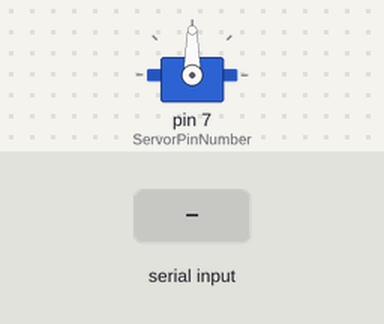
A sketch run on a simulated Arduino Uno, built with avr-gcc and run on an emulated ATmega328P. On the bench: servo. Inputs (shaded band) come from the test bench. What the sketch prints to the serial monitor is not drawn.

Above: at 3.2 s.
3.3 s: "T,45\n" received over Serial
At 3.8 s:
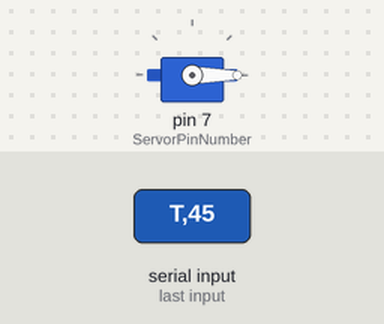
6.8 s: "T90\n" received over Serial
At 7.6 s:
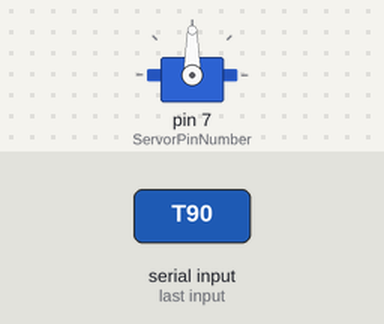
8.3 s: "T" received over Serial
At 8.8 s:
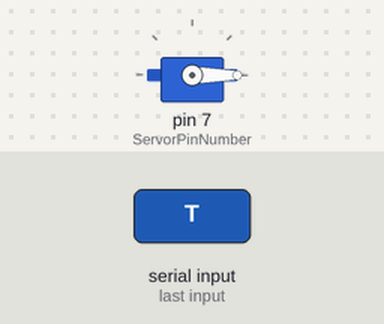
Timing chart, 0 to 10.8 s (numbered marks = the images above; inputs shaded):
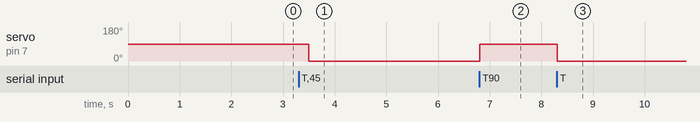

The sketch:

03_01_Servo_ESC.ino
```cpp
#include <Servo.h>

Servo servo;
Servo ESC;
int ServorPinNumber = 7;
int ESCPinNumber = 9;
bool ESC_Start = false;

void setup() {
  Serial.begin(9600);
  Serial.println("시리얼 통신 완료");
  // ESC.attach(ESCPinNumber);
  servo.attach(ServorPinNumber);
  delay(2000);
}

void loop() {
  String sig;
  char check[1];
  char text_d[3] = {0, 0, 0};
  int value_d = 0;

  // 🐢 파이썬으로 부터 값 받아오기
  while(Serial.available())
  {
    char wait = Serial.read();
    sig.concat(wait);
    Serial.println(sig);
  }

  sig.substring(0,1).toCharArray(check,2);

  //  if (check[0] == 'S'){
  //    ESC_Start = true;
  //  }
  //  if (check[0] == 'P'){
  //    ESC_Start = false;
  //  }

  if (check[0] == 'T' )
  {
    sig.substring(1, 4).toCharArray(text_d, 4);

    value_d = atoi(text_d);

    moveAngle(value_d);
  }

  //  if(ESC_Start == true) {
  //    ESC.write(103);
  //    Serial.println("Start");
  //  }else{
  //    ESC.write(99);
  //    Serial.println("Stop");
  //  }

  if(sizeof(sig) > 3){
    Serial.println(sig);
  }

   delay(300);
}


void moveAngle(int argAngle) {
  Serial.println("move angle");
  Serial.println(argAngle);
  servo.write(argAngle);
}
```

Measured:
- after the input at 3.3 s, servo on pin 7 (ServorPinNumber): 90° → 0° after 0.20 s
- after the input at 6.8 s, servo on pin 7 (ServorPinNumber): 0° → 90° at once
- after the input at 8.3 s, servo on pin 7 (ServorPinNumber): 90° → 0° at once
